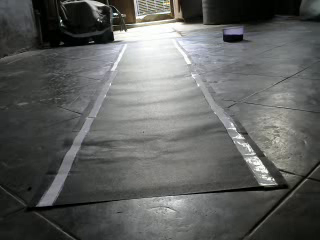
#> input picture frame 20 of Lane_Detection/model_car/road_video_at_11h52m20s_forward_route.avi, 320 x 240 px
$ python 'Lesson_XX~by RayanSlim Road Lane Detection on Video.py'
#> lines starting #> are read from the running program, lines starting #| are printed output that depends on the picture; after the words box and inside, x2 and y2 are one past the last pixel; in counts of white or black regions, pixels touching at a corner belong together
#> further down, frame is the input picture: shape (240, 320, 3); mean B, G, R 94.5, 96.4, 95
# Importing the Required libraries
import cv2
import numpy as np


# Private Required functions
def defineTheCoOrdinates(image, lane_parameters):

	if lane_parameters is not None:
		print(lane_parameters)
		slope, intercept = lane_parameters
		# Now Defining the co-ordinates
		Y1 = image.shape[0]  # We'll get image height, it means our line should start from the bottom line of the image
		Y2 = int(Y1 * (3 / 5))  # We'll get the 402, it means our line will extend till the 3/5th of the total image height
		# From the basic concept(y=m*x+c), we can get the X's value as x=(y-c)/m which means x=(Y-Y_intercept)/slope
		X1 = int((Y1 - intercept) / slope)
		X2 = int((Y2 - intercept) / slope)
		return np.array([X1, Y1, X2, Y2])


def drawOptimizedLanes(passedImage, lanes):
	finalImage = passedImage.copy()
	if lanes is not None:  # Check to avoid errors in future for safety
		for lane in lanes:
			X1, Y1, X2, Y2 = lane
			cv2.line(finalImage, (X1, Y1), (X2, Y2), (255, 255, 255), 5)  # Drawing the final lane with white color so as to appear unique in blue-lanes
		return finalImage
	else:
		return passedImage


def findCannyEdges(image):
	# Applying the gaussian blur
	blur_image = cv2.GaussianBlur(image, (5, 5), 10000)  # Vary the sigmaX parameter based on the output
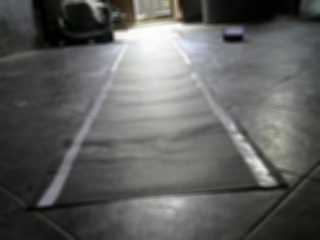
#> blur_image: shape (240, 320, 3); mean B, G, R 94.5, 96.4, 95
	# Find the edges through a edged detector
	cannyImage = cv2.Canny(blur_image, 50, 150)
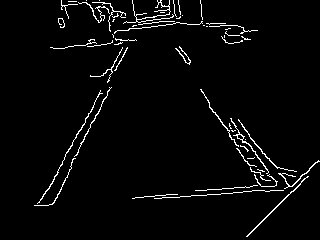
#> cannyImage: shape (240, 320); 3.1% white in thin lines or dots, all inside (x1, y1, x2, y2) = (34, 0, 320, 237)
	return cannyImage


def findRegionOfInterest(cannyImage):
	height = cannyImage.shape[0]
#> height = 240
	#print("Height ", height)
	roadAsPolygon = np.array([[(200, height), (1100, height), (550, 250)]], np.int32)  # Coded as 2D array as cv2.fillPoly() needed multiple-Dimensional arrays..
#> roadAsPolygon = [[200, 240], [1100, 240], [550, 250]]
	# Creating the mask image
	maskImage = np.zeros_like(cannyImage)
	cv2.fillPoly(maskImage, roadAsPolygon, 255)  # Filling the required area with the white color(??? Why only white color? :: Because the white color can accept any color, later in this function defined more clearly)
#> maskImage: shape (240, 320); every value is 0
	# Merging the image
	maskedImage = cv2.bitwise_and(cannyImage, maskImage)  # The mask contains the required area if road with the white color(means 255, which means all 1's in binary, so when we perform Bitwise& operation or image area will be retained as same and rest other made black....if confusing figure it on a paper)
	return maskedImage


def drawTheLinesOnTheImage(orgImage, lines):
	# Creating a copy for safety
	lane_image = np.zeros_like(orgImage)  # Creating the black_image with the orgImage dimensions

	# Checking whether lines is empty or not, sometimes they may be empty for some worst cases, to avoid error at that time..
	if lines is not None:
		for line in lines:
			X1, Y1, X2, Y2 = line.reshape(4)  # The parameter 4 defines that reshape the 2D array as 4 columns and unpack and assign respective values to X1, Y1, X2, Y2
			# Now drawing the line
			cv2.line(lane_image, (X1, Y1), (X2, Y2), (255, 0, 0), 3)
	return lane_image  # Finally returning the work done, NOTE: This is a black colored Image


def blendTheImages(lanedImage, colorImage):
	# blendedImg = cv2.addWeighted(src1=lanedImage, alpha=0.8, src2=colorImage, beta=1, gamma=1)
	# What we doing here is blending the original image and the image in which the lines are detected are merged together
	# Here the "lanedImage" pixels are multiplied by 0.8{alpha} so that to make it darker(How darker..?? If the pixel value is less it seems darker, if higher it seems brighter right..??)
	# and the "colorImage" pixels are multiplied by 1{theta}, so to keep it brighter and to visible it more brighter in the background image
	# finally 1{gamma}, just to have a round off value
	return colorImage


def optimizeTheLanesOnImage(alreadyLanedImage, multipleLines):
	# for this we need to optimize the left and right road lane individually.
	"""
	 but how we achieve this...??
	 There is one thing difference between the left-road_lane and the right-road_lane.
	 i.e., The slope of right-road_lane is +ve and the slope of left-road_lane is -ve.
	 But how the slope of right-road_lane is +ve..??
	 :: NOTE: In our image the Yaxis(i.e., rows) increases while coming down and the Xaxis(i.e., columns) increases while moving from left-to right(to have even more clarity, display the image through matplotlib, so we'll get a crystal-clear clarity).
	    * for the right-road_lane which is slant a bit (towards the left), will have a +ve slope as X-axis increased, while the Y-axis increasing..
	    * for the left-road_lane which slant a bit (towards right), will have a -ve slope as Y-axis decrease, while the Y-axis incresed.
	    For more clarity refer down the example...
	    The (X1, Y1) values denote the co-ordinates at the top portion of the image as we come on parsing the image from top-bottom...?? clear
	    and (X2, Y2) values denote the co-ordinates at the bottom portion of the image..

	          0
	          1              /           \
	          2             /             \
	          3            /               \
	          4           /                 \
	          5          /                   \
	          6         /                     \
	          7        /                       \
	          8       /                         \
	          9      /                           \
	         10     /                             \
	          0  1  2  3  4  5  6  7  8  9  10 11 12 13
	    {Basic concept used here is : a general form of a line is y=m*x+c, where m=slope, c=intercept. m=(Y2-Y1)(x2-X1) and c = -m*x+y}
		So now for instance assume the (X1, Y1) and (X2,Y2) denotes the right-road_lane and their values respectively are (9, 1) and (10, 12)
		and to find the slope we use the formula m=(Y2-Y1)/(X2-X1) (theme is rise_over_run, rise means increasing the angle, and run means increse the distance)
		so finally m = (12-1)/(10-9) == 11/1 == 11 (which means +ve).................is it clear..??

		Now for the instance teh (X1, Y1) and (X2, Y2) denote the left-road_lane as (5, 1) and (2, 10)
		finally m = (10-1)/(2-5) = 9/-3 == -3 (which means -ve).......................is it clear..?
	"""
	left_fit = []  # Defining the empty list to have the final averaged left-lane values
	right_fit = []  # Defining the empty list to have the final averaged right-lane values
	if multipleLines is not None:  # If empty, to avoid error..
		for line in multipleLines:
			X1, Y1, X2, Y2 = line.reshape(4)  # Reshaping 2D array into 4 columns and unpacking into 4 different variables
			parameters = np.polyfit(x=(X1, X2), y=(Y1, Y2), deg=1)
			# What np.polyfit() does is it will fit a first degree polynomial which will be a simple function like a line equation(i.e., basically like y=mx+c), it gonna fit the polynomial for our co-ordinates(i.e.,. X1, Y1, X2, and Y2) and return a vector of co-efficients which describes the slope and the y-intercept
			# The parameters are the tuple of X co-ordinates and the tuple of Y-co-ordinates and atlast defines the degree of the equation framed(Here for our case we are dealing with a linear equation(line equation), we've passed '1')
			# The output of polyfit() contains the slope at index 0 and intercept at 1 at each row
			slope = parameters[0]
			intercept = parameters[1]
			# Now we took the values individually, its time to separate the left-road_lane and the right-road_lane
			if slope < 0:  # Then it will be of left-road_lane which we discussed above
				left_fit.append((slope, intercept))
			else:  # Then it will be of right-road_lane
				right_fit.append((slope, intercept))

		# Making average of all the lines to have a single precise line
		left_fit_average = np.average(left_fit, axis=0) # The axis denotes that average from top-bottom two fields(slope and intercept)
		right_fit_average = np.average(right_fit, axis=0)
		# Till now we've separated the left-road_lanes and the right-road_lanes, but we need the 2 co-ordinates to draw a line right...?? which we still didn't have
		# print(left_fit_average, "Left ones")
		# print(right_fit_average, "right ones")
		# So getting the co-ordinates
		left_lane = defineTheCoOrdinates(image, left_fit_average)
		right_lane = defineTheCoOrdinates(image, right_fit_average)
		# print(left_lane, "left lane")
		# print(right_lane, "right lane")
		return drawOptimizedLanes(alreadyLanedImage, np.array([left_lane, right_lane]))
	else:
		return alreadyLanedImage


# Actual Code begins...
# Loading the video
capture = cv2.VideoCapture(
	"model_car/road_video_at_11h52m20s_forward_route.avi")
# capture = cv2.VideoCapture("road_video.mp4")
while True:
	ret, frame = capture.read()
	if ret is False:  # looping the video till the user quits explicitly
		print("Video show ended")
		capture = cv2.VideoCapture(
			"model_car/road_video_at_11h52m20s_forward_route.avi")
		continue

	# copying the image for safety
	image = frame.copy()
	# Get the edges on the image
	cannyEdgedImage = findCannyEdges(image)

	# Define the Region of Interest
	croppedImage = findRegionOfInterest(cannyEdgedImage)

	# Drawing the lines on the image
	lines = cv2.HoughLinesP(croppedImage, rho=1, theta=np.pi / 180, threshold=100, minLineLength=40, maxLineGap=50)  # maxLineGap defines that the lines which differ with 40pixels can be merged together to become a single line, minLineGap defines that the lines shorter than the specified length can be ignored, rho defines the accumulator bin's distance resolution and the theta defines the angular resolution in the hough space...
#> lines = None
	lanedImage = drawTheLinesOnTheImage(image, lines)  # NOTE: we get a black-colored image..
#> lanedImage: shape (240, 320, 3); every value is 0
	# P2N: Till now we've got the lines on the road_lanes, but there are multiple lines, we can't decide our movement based on multiple lines, so we need to optimize them as a single line to take the decision clearly and precisely+accurately right..??
	optimizedLanesImage = optimizeTheLanesOnImage(lanedImage, lines)
	print(optimizedLanesImage)
#> (printed output is left out)
	cv2.imshow("Optimized lanes image", optimizedLanesImage)
	# Blending the original image and the lines-detected image
	# blendedImage = blendTheImages(frame, optimizedLanesImage)
	# Displaying the image
	# cv2.imshow("Final Road", blendedImage)
	if cv2.waitKey(40) == 27:
#> (key Esc is pressed here)
		break

capture.release()
cv2.destroyAllWindows()

$ run again, starting later in the video
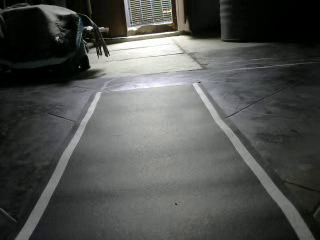
#> input picture frame 93 of Lane_Detection/model_car/road_video_at_11h52m20s_forward_route.avi, 320 x 240 px
#> frame is the input picture: shape (240, 320, 3); mean B, G, R 79.8, 81.9, 80.4
#> in findCannyEdges, `blur_image = cv2.GaussianBlur(image, (5, 5), 10000)`:
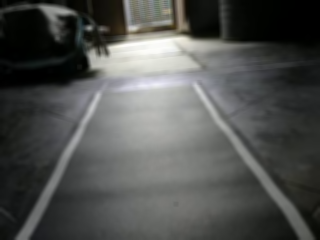
#> blur_image: shape (240, 320, 3); mean B, G, R 79.8, 81.9, 80.4
#> in findCannyEdges, `cannyImage = cv2.Canny(blur_image, 50, 150)`:
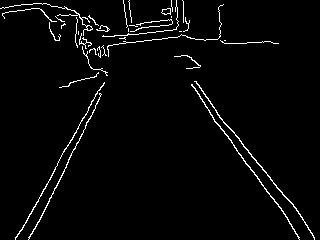
#> cannyImage: shape (240, 320); 2.8% white in thin lines or dots
#> maskImage: shape (240, 320); every value is 0
#> lines = None
#> lanedImage: shape (240, 320, 3); every value is 0
#> (printed output is left out)

$ run again, starting later in the video
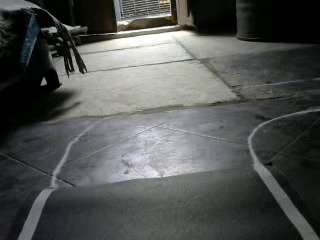
#> input picture frame 165 of Lane_Detection/model_car/road_video_at_11h52m20s_forward_route.avi, 320 x 240 px
#> frame is the input picture: shape (240, 320, 3); mean B, G, R 81.6, 82.9, 81.7
#> in findCannyEdges, `blur_image = cv2.GaussianBlur(image, (5, 5), 10000)`:
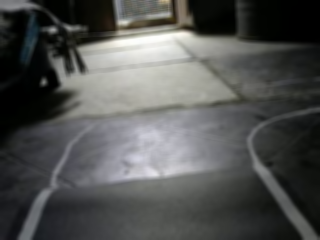
#> blur_image: shape (240, 320, 3); mean B, G, R 81.6, 82.9, 81.7
#> in findCannyEdges, `cannyImage = cv2.Canny(blur_image, 50, 150)`:
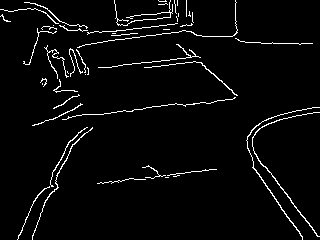
#> cannyImage: shape (240, 320); 3.6% white in thin lines or dots
#> maskImage: shape (240, 320); every value is 0
#> lines = None
#> lanedImage: shape (240, 320, 3); every value is 0
#> (printed output is left out)
